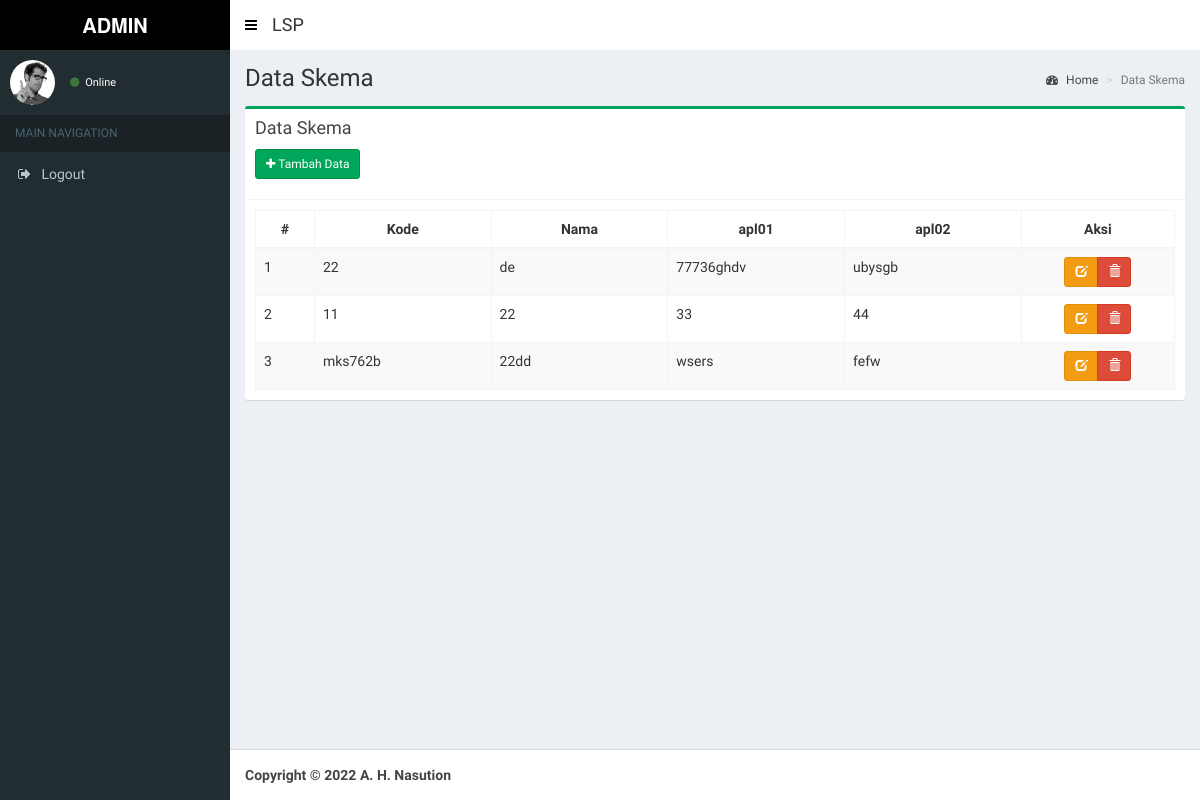
The page /index.php/skema on the database as committed earlier.
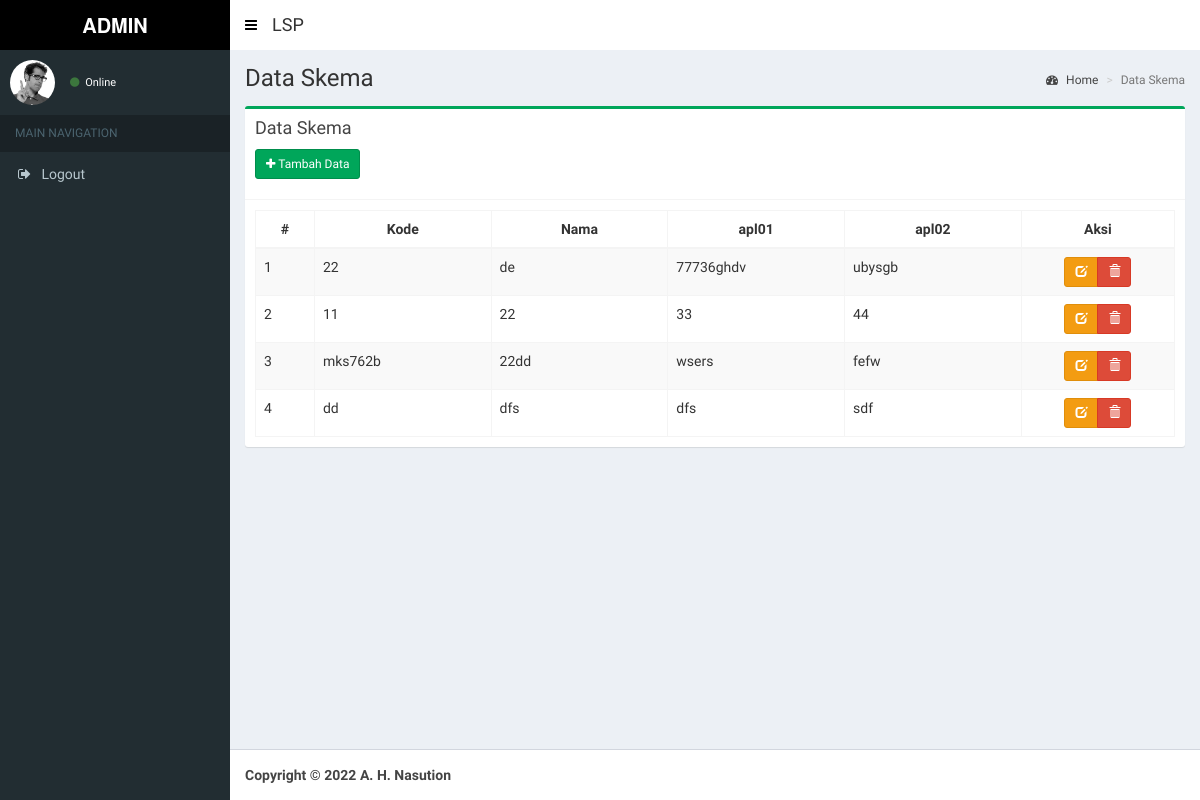
The same page on the database as committed later.
### tables this page shows
CREATE TABLE `tbl_skema` (
  `id_skema` int NOT NULL,
  `kode_skema` varchar(30) NOT NULL,
  `nama_skema` varchar(50) NOT NULL,
  `apl01` varchar(30) NOT NULL,
  `apl02` varchar(30) NOT NULL
);

### application/views/layout/v_content.php (called while the page is built, shortened)
 	<?php
	if ($content)
	{
		$this->load->view($content);
	}
?>

### application/controllers/Skema.php (called while the page is built, shortened)
<?php
class Skema extends CI_Controller {
	public function __construct()
	{
		$this->load->model('Skema_model', 'skema');
		$this->load->helper('tgl_indo');
		$this->load->helper('security');
	}
	public function index()
	{
		$data = array(
			'title'			=> 'LSP',
			'judul'			=> 'Data Skema',
			'data' 			=> $this->skema->tabel()->result(),
			'content'		=> 'skema/v_content',
			'ajax'	 		=> 'skema/v_ajax'
		);
		$this->load->view('layout/v_wrapper', $data, FALSE);
	}
}

### index.php (called while the page is built, shortened)
<?php
require_once BASEPATH.'core/CodeIgniter.php';

### application/models/Skema_model.php (called while the page is built, shortened)
<?php
class Skema_model extends CI_Model {
	public function tabel($where = null)
	{
		if($where == null){
			$this->db->select('*');
			$this->db->from('tbl_skema');
			$this->db->order_by('tbl_skema.id_skema', 'Asc');
			$query = $this->db->get();
		}else{
			$this->db->select('*');
			$this->db->from('tbl_skema');
			$this->db->order_by('tbl_skema.id_skema', 'Asc');
			$this->db->where($where);
			$query = $this->db->get();
		}
		return $query;
	}
}

### application/views/skema/v_content.php (the view, shortened to what this page needs)
<section class="content-header">
  <h1>
    <?= $judul ?>
  </h1>
  <ol class="breadcrumb">
    <li><a href="<?= base_url() ?>dashboard"><i class="fa fa-dashboard"></i> Home</a></li>
    <li class="active"><?= $judul ?></li>
  </ol>
</section>
<section class="content">
  <div class="row">
    <div class="col-xs-12">
      <div class="box box-success">
        <div class="box-header with-border">
          <h3 class="box-title">Data Skema</h3>
          <div style="padding-top: 10px;">
          <p><a href="<?= base_url(); ?>skema/add" class="btn btn-sm btn-success icon-btn"><i class="fa fa-plus"></i> Tambah Data</a></p>
          </div>
        </div>
        <div class="box-body table-responsive">
          <table id="example1" class="table table-bordered table-striped" style="width: 100%;">
              <thead>
                  <tr>
                      <th style="width: 5%;text-align: center;">#</th>
                      <th style="width: 15%;text-align: center;">Kode</th>
                      <th style="width: 15%;text-align: center;">Nama</th>
                      <th style="width: 15%;text-align: center;">apl01</th>
                      <th style="width: 15%;text-align: center;">apl02</th>
                      <th style="width: 13%;text-align: center;">Aksi</th>
                  </tr>
              </thead>
              <tbody>
                  <?php $total= 0; $no=1; foreach($data as $row){  ?>
                  <tr>
                      <td><?= $no++ ?></td>
                      <td><?= $row->kode_skema ?></td>
                      <td><?= $row->nama_skema ?></td>
                      <td><?= $row->apl01 ?></td>
                      <td><?= $row->apl02 ?></td>
                      <td style="text-align: center;">
                          <form action="<?= base_url() ?>skema/delete/<?= $row->id_skema ?>" method="post">
                              <div class="btn-group">
                                  <a href="<?= base_url() ?>skema/edit/<?= $row->id_skema ?>" class=" btn btn-sm btn-warning" data-toggle="tooltip" title="Edit"><span class="glyphicon glyphicon-edit"></span></a>
                                  <button class="btn btn-sm btn-danger" type="submit" onclick="return confirm('Yakin ingin menghapus data?')" data-toggle="tooltip" title="Hapus"><span class="glyphicon glyphicon-trash"></span></button>
                              </div>
                          </form>
                      </td>
                  </tr>
                <?php } ?>
              </tbody>
          </table>
        </div>
      </div>
    </div>
  </div>
</section>

Rows that differ between the two databases and show on the page:
added tbl_skema: kode_skema "dd", nama_skema "dfs", apl01 "dfs", apl02 "sdf"
